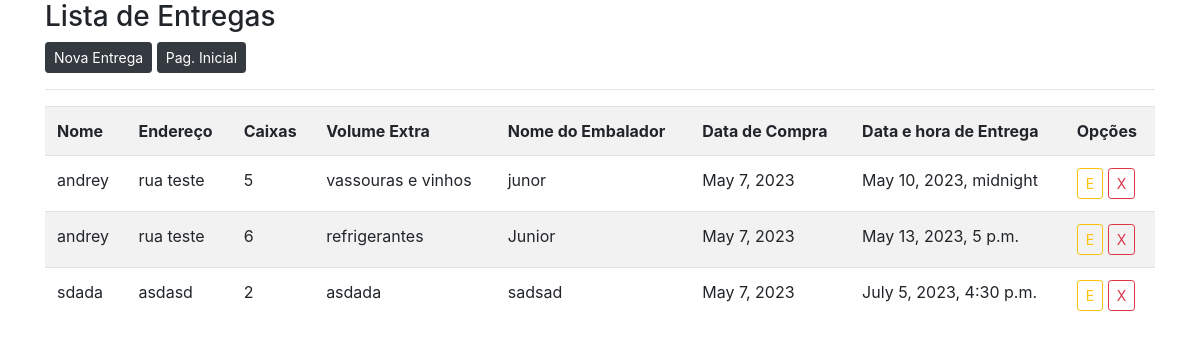
The app's page /listar/entrega, older data.
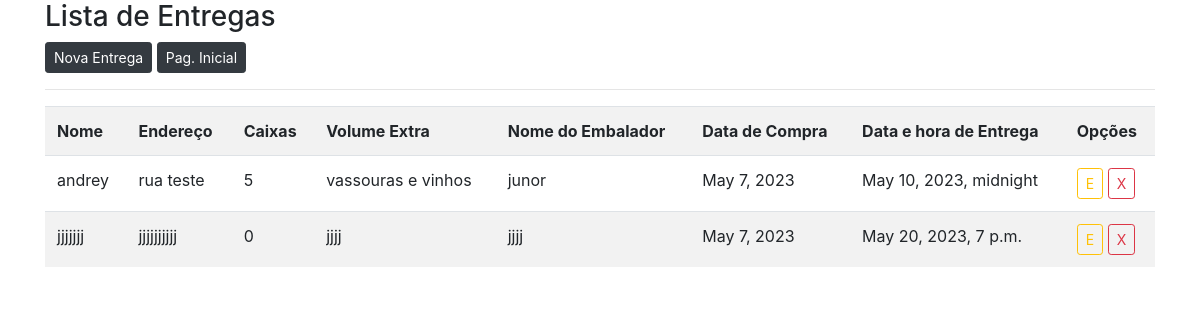
The same page, newer data.
### cadastros/models.py (models this page shows, shortened)
class Entrega(models.Model):
    nome = models.CharField(max_length=50)
    endereco = models.CharField(max_length=250, verbose_name="endereço")
    caixas = models.IntegerField()
    volumeextra = models.CharField(max_length=150, verbose_name='Volume Extra')
    nomeembalador = models.CharField(max_length=50, verbose_name='Nome do Embalador')
    datacompra = models.DateField('Data da Compra', null=True, blank=True)
    datahoraentrega = models.DateTimeField('Data e hora da Entrega', null=True, blank=True)

### cadastros/views.py (the view)
# urls.py: path('listar/entrega', EntregaList.as_view(), name='listar-entrega'),
class EntregaList(ListView):
    model = Entrega
    template_name = 'cadastros/listas/entrega.html'

### cadastros/templates/cadastros/listas/entrega.html (shortened to what this page needs)
{% load static %}
<!DOCTYPE html>
<html lang="pt-br">
<head>
    <link rel="stylesheet" href="https://cdn.jsdelivr.net/npm/bootstrap@4.3.1/dist/css/bootstrap.min.css">
</head>
<body>
   <div class="table-responsive">
    <div  class="container">
        <h3>Lista de Entregas</h3>
        <a href="{% url 'cadastrar-entrega' %}" class="btn btn-dark btn-sm" >Nova Entrega</a>
        <a href="{% url 'inicio' %}" class="btn btn-dark btn-sm" >Pag. Inicial</a>
        <hr>
        <table class="table table-striped">
            <tr>
                <th>Nome</th>
                <th>Endereço</th>
                <th>Caixas</th>
                <th>Volume Extra</th>
                <th>Nome do Embalador</th>
                <th>Data de Compra</th>
                <th>Data e hora de Entrega</th>
                <th>Opções</th>
            </tr>
            {% for entrega in object_list %}
            <tr>
                <td>{{ entrega.nome }}</td>
                <td>{{ entrega.endereco }}</td>
                <td>{{ entrega.caixas }}</td>
                <td>{{ entrega.volumeextra }}</td>
                <td>{{ entrega.nomeembalador }}</td>
                <td>{{ entrega.datacompra }}</td>
                <td>{{ entrega.datahoraentrega}}</td>
                <td>
                   <a href="{% url 'editar-entrega' entrega.pk %}" class="btn btn-outline-warning btn-sm" title="Editar">E</a>
                   <a href="{% url 'excluir-entrega' entrega.pk %}" class="btn btn-outline-danger btn-sm" title="Excluir">X</a>
                </td>
            </tr>
            {% empty %}
            <tr>
                <td colspan="8">Sem entregas registradas</td>
            </tr>
            {% endfor %}
        </table>
    </div>
</div>
</body>
</html>

Row changes from the older to the newer data that the page shows:
removed Entrega: nome "andrey", endereco "rua teste", caixas "6", volumeextra "refrigerantes", nomeembalador "Junior", datacompra "May 7, 2023", datahoraentrega "May 13, 2023, 5 p.m."
removed Entrega: nome "sdada", endereco "asdasd", caixas "2", volumeextra "asdada", nomeembalador "sadsad", datacompra "May 7, 2023", datahoraentrega "July 5, 2023, 4:30 p.m."
added Entrega: nome "jjjjjjj", endereco "jjjjjjjjjj", caixas "0", volumeextra "jjjj", nomeembalador "jjjj", datacompra "May 7, 2023", datahoraentrega "May 20, 2023, 7 p.m."
